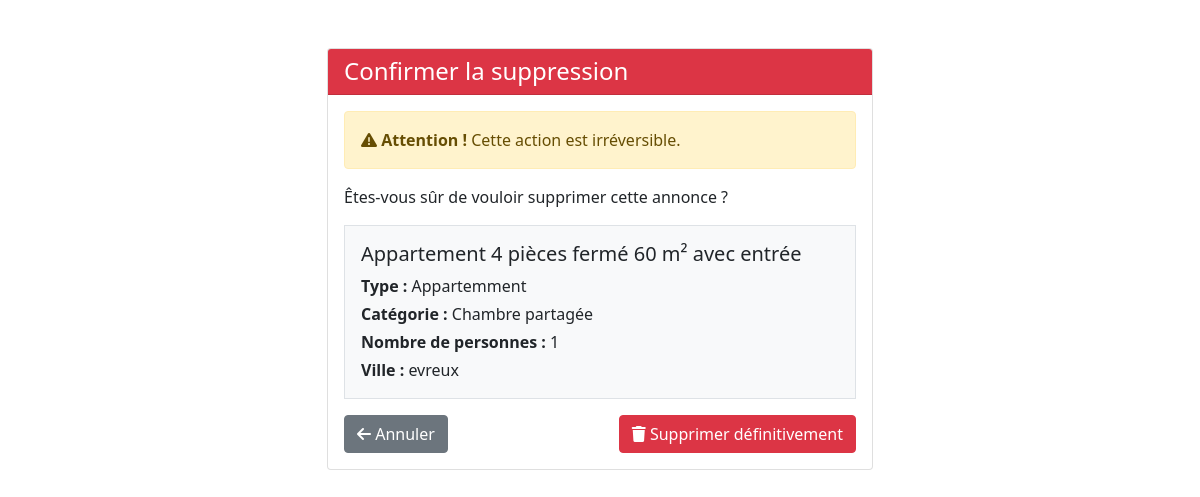
Screenshot of /annonce/supprimer-annonce/7/ (signed in) with the database file from the repository.
### annonce/models.py (models this page shows)
class Annonce(models.Model):
    user = models.ForeignKey(
        settings.AUTH_USER_MODEL,
        null=True,
        on_delete=models.CASCADE,
        unique=False
    )
    class TypeHebergement(models.TextChoices):
        Appartemment = 'APPT', _('Appartemment')
        Maison = 'MAIS', _('Maison')
        Studio = 'STUD', _('Studio')
        Autre = 'OTHR', _('Autre')
    hebergement_choice = models.CharField(
        max_length=4,
        choices=TypeHebergement.choices,
        default=TypeHebergement.Appartemment,
        verbose_name="Type d'hébergement"
    )
    class TypeLocation(models.TextChoices):
        logement_entier = 'ENTR', _('Logement entier')
        chambre_privee = 'PRIV', _('Chambre privée')
        chambre_partagee = 'PART', _('Chambre partagée')
    type_location_choices = models.CharField(
        max_length=4,
        choices=TypeLocation.choices,
        default=TypeLocation.logement_entier,
        verbose_name="Location partielle ou totale"
    )
    categorie_logement = models.CharField(max_length=50, blank=True)
    titre_logement = models.CharField(max_length=50, blank=True)
    description = models.TextField(blank=True)
    nombre_personne = IntegerField(
        default=1,
        validators=[
            MaxValueValidator(20),
            MinValueValidator(1)
        ],
        blank=True
    )
    pieces_couchage = IntegerField(
        default=1,
        validators=[
            MaxValueValidator(10),
            MinValueValidator(1)
        ],
        blank=True
    )
    equipements = models.ManyToManyField(Equipements, blank=True)
    services = models.ManyToManyField(Services, blank=True)
    categorie_service = models.ManyToManyField(CategorieService, blank=True)
    charges = models.ManyToManyField(Charges, blank=True)
    dureeLocationMini = models.CharField(blank=True,null=True, max_length=50)
    dureeLocationMaxi = models.CharField(blank=True,null=True, max_length=50)
    loyer_tc = models.FloatField(max_length=50, blank=True, null=True)
    charges_loyer = models.FloatField(max_length=50, blank=True, null=True)
    reservation = models.OneToOneField(
        settings.AUTH_USER_MODEL,
        null=True,
        on_delete=models.CASCADE,
        unique=False,
        related_name = 'user_reserved'
    )
    reserved = models.BooleanField(default=False)
    locataire_interesse = models.ForeignKey(
        settings.AUTH_USER_MODEL,
        null=True,
        blank=True,
        on_delete=models.SET_NULL,
        related_name='annonces_interessees',
        verbose_name='Locataire intéressé'
    )
    address = models.OneToOneField(
        AdressAnnonce,
        on_delete=models.CASCADE,
        null=True,
    )

class AdressAnnonce(models.Model):
    rue = models.CharField(blank=True, max_length=20)
    voie = models.CharField(blank=True, max_length=35)
    ville = models.CharField(blank=True, max_length=20)
    region = models.CharField(blank=True, max_length=20)
    zipCode = models.CharField(blank=True, max_length=5)
    pays = models.CharField(blank=True, max_length=20)

### annonce/views.py (the view, shortened to what this page needs)
# urls.py: path('supprimer-annonce/<int:pk>/', views.supprimer_annonce, name='supprimer-annonce'),
@login_required
def supprimer_annonce(request, pk):
    from django.contrib import messages
    import os
    annonce = get_object_or_404(Annonce, pk=pk)
    if annonce.user != request.user:
        messages.error(request, 'Vous n\'êtes pas autorisé à supprimer cette annonce.')
        return redirect('dashboard-list')
    context = {'annonce': annonce}
    return render(request, 'annonce/dashboard/supprimer_annonce.html', context)

### templates/annonce/dashboard/supprimer_annonce.html (shortened to what this page needs)
<!DOCTYPE html>
<html lang="fr">
<head>
    <link href="https://cdn.jsdelivr.net/npm/bootstrap@5.1.3/dist/css/bootstrap.min.css" rel="stylesheet">
</head>
<body>
    <div class="container mt-5">
        <div class="row justify-content-center">
            <div class="col-md-6">
                <div class="card">
                    <div class="card-header bg-danger text-white">
                        <h4 class="mb-0">Confirmer la suppression</h4>
                    </div>
                    <div class="card-body">
                        <div class="alert alert-warning">
                            <i class="fas fa-exclamation-triangle"></i>
                            <strong>Attention !</strong> Cette action est irréversible.
                        </div>
                        <p>Êtes-vous sûr de vouloir supprimer cette annonce ?</p>
                        <div class="border p-3 mb-3 bg-light">
                            <h5>{{ annonce.titre_logement }}</h5>
                            <p class="mb-1"><strong>Type :</strong> {{ annonce.get_hebergement_choice_display }}</p>
                            <p class="mb-1"><strong>Catégorie :</strong> {{ annonce.get_type_location_choices_display }}</p>
                            <p class="mb-1"><strong>Nombre de personnes :</strong> {{ annonce.nombre_personne }}</p>
                            {% if annonce.address %}
                                <p class="mb-0"><strong>Ville :</strong> {{ annonce.address.ville }}</p>
                            {% endif %}
                        </div>
                        <form method="post" onsubmit="return confirm('Êtes-vous vraiment sûr de vouloir supprimer cette annonce ? Cette action est irréversible.');">
                            <div class="d-flex justify-content-between">
                                <a href="{% url 'dashboard-list' %}" class="btn btn-secondary">
                                    <i class="fas fa-arrow-left"></i> Annuler
                                </a>
                                <button type="submit" class="btn btn-danger">
                                    <i class="fas fa-trash"></i> Supprimer définitivement
                                </button>
                            </div>
                        </form>
                    </div>
                </div>
            </div>
        </div>
    </div>
</body>
</html>

### rows the page displays
Annonce: titre_logement "Appartement 4 pièces fermé 60 m² avec entrée", hebergement_choice "Appartemment", type_location_choices "Chambre partagée", nombre_personne "1", address.ville "evreux"
